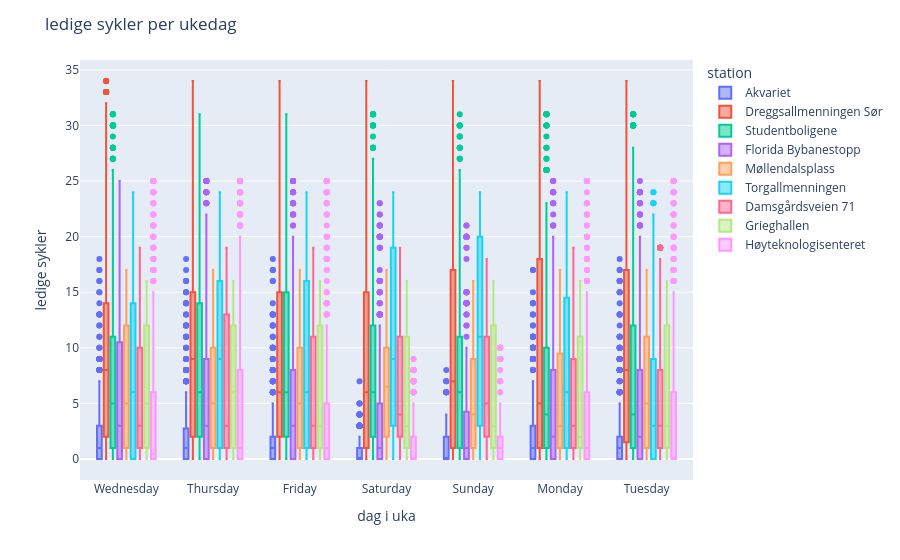

Notebook code cell kept with this figure:
### Code cell
# visualiserer ledige sykler per ukedag via boxplot
fig = px.box(merged_df, "day_of_week", "free_bikes", color="station")
fig.update_layout(title="ledige sykler per ukedag", xaxis_title="dag i uka",
                  yaxis_title="ledige sykler")
fig.show()

### Figure 1 — Plotly figure (JSON) as saved in the notebook; plotly's stock layout.template omitted (floating-point values rounded to 4 significant figures; data arrays with more than 128 entries replaced by an {"elided": "..."} marker saying what was removed)
{"data": [{"alignmentgroup": "True", "hovertemplate": "station=Akvariet<br>day_of_week=%{x}<br>free_bikes=%{y}<extra></extra>", "legendgroup": "Akvariet", "marker": {"color": "#636efa"}, "name": "Akvariet", "notched": false, "offsetgroup": "Akvariet", "orientation": "v", "showlegend": true, "type": "box", "x": {"elided": "4447 str values"}, "x0": " ", "xaxis": "x", "y": {"elided": "4447 int values"}, "y0": " ", "yaxis": "y"}, {"alignmentgroup": "True", "hovertemplate": "station=Dreggsallmenningen Sør<br>day_of_week=%{x}<br>free_bikes=%{y}<extra></extra>", "legendgroup": "Dreggsallmenningen Sør", "marker": {"color": "#EF553B"}, "name": "Dreggsallmenningen Sør", "notched": false, "offsetgroup": "Dreggsallmenningen Sør", "orientation": "v", "showlegend": true, "type": "box", "x": {"elided": "4448 str values"}, "x0": " ", "xaxis": "x", "y": {"elided": "4448 int values"}, "y0": " ", "yaxis": "y"}, {"alignmentgroup": "True", "hovertemplate": "station=Studentboligene<br>day_of_week=%{x}<br>free_bikes=%{y}<extra></extra>", "legendgroup": "Studentboligene", "marker": {"color": "#00cc96"}, "name": "Studentboligene", "notched": false, "offsetgroup": "Studentboligene", "orientation": "v", "showlegend": true, "type": "box", "x": {"elided": "4448 str values"}, "x0": " ", "xaxis": "x", "y": {"elided": "4448 int values"}, "y0": " ", "yaxis": "y"}, {"alignmentgroup": "True", "hovertemplate": "station=Florida Bybanestopp<br>day_of_week=%{x}<br>free_bikes=%{y}<extra></extra>", "legendgroup": "Florida Bybanestopp", "marker": {"color": "#ab63fa"}, "name": "Florida Bybanestopp", "notched": false, "offsetgroup": "Florida Bybanestopp", "orientation": "v", "showlegend": true, "type": "box", "x": {"elided": "4448 str values"}, "x0": " ", "xaxis": "x", "y": {"elided": "4448 int values"}, "y0": " ", "yaxis": "y"}, {"alignmentgroup": "True", "hovertemplate": "station=Møllendalsplass<br>day_of_week=%{x}<br>free_bikes=%{y}<extra></extra>", "legendgroup": "Møllendalsplass", "marker": {"color": "#FFA15A"}, "name": "Møllendalsplass", "notched": false, "offsetgroup": "Møllendalsplass", "orientation": "v", "showlegend": true, "type": "box", "x": {"elided": "4448 str values"}, "x0": " ", "xaxis": "x", "y": {"elided": "4448 int values"}, "y0": " ", "yaxis": "y"}, {"alignmentgroup": "True", "hovertemplate": "station=Torgallmenningen<br>day_of_week=%{x}<br>free_bikes=%{y}<extra></extra>", "legendgroup": "Torgallmenningen", "marker": {"color": "#19d3f3"}, "name": "Torgallmenningen", "notched": false, "offsetgroup": "Torgallmenningen", "orientation": "v", "showlegend": true, "type": "box", "x": {"elided": "4448 str values"}, "x0": " ", "xaxis": "x", "y": {"elided": "4448 int values"}, "y0": " ", "yaxis": "y"}, {"alignmentgroup": "True", "hovertemplate": "station=Damsgårdsveien 71<br>day_of_week=%{x}<br>free_bikes=%{y}<extra></extra>", "legendgroup": "Damsgårdsveien 71", "marker": {"color": "#FF6692"}, "name": "Damsgårdsveien 71", "notched": false, "offsetgroup": "Damsgårdsveien 71", "orientation": "v", "showlegend": true, "type": "box", "x": {"elided": "4447 str values"}, "x0": " ", "xaxis": "x", "y": {"elided": "4447 int values"}, "y0": " ", "yaxis": "y"}, {"alignmentgroup": "True", "hovertemplate": "station=Grieghallen<br>day_of_week=%{x}<br>free_bikes=%{y}<extra></extra>", "legendgroup": "Grieghallen", "marker": {"color": "#B6E880"}, "name": "Grieghallen", "notched": false, "offsetgroup": "Grieghallen", "orientation": "v", "showlegend": true, "type": "box", "x": {"elided": "4447 str values"}, "x0": " ", "xaxis": "x", "y": {"elided": "4447 int values"}, "y0": " ", "yaxis": "y"}, {"alignmentgroup": "True", "hovertemplate": "station=Høyteknologisenteret<br>day_of_week=%{x}<br>free_bikes=%{y}<extra></extra>", "legendgroup": "Høyteknologisenteret", "marker": {"color": "#FF97FF"}, "name": "Høyteknologisenteret", "notched": false, "offsetgroup": "Høyteknologisenteret", "orientation": "v", "showlegend": true, "type": "box", "x": {"elided": "4448 str values"}, "x0": " ", "xaxis": "x", "y": {"elided": "4448 int values"}, "y0": " ", "yaxis": "y"}], "layout": {"boxmode": "group", "legend": {"title": {"text": "station"}, "tracegroupgap": 0}, "margin": {"t": 60}, "title": {"text": "ledige sykler per ukedag"}, "xaxis": {"anchor": "y", "domain": [0, 1], "title": {"text": "dag i uka"}}, "yaxis": {"anchor": "x", "domain": [0, 1], "title": {"text": "ledige sykler"}}}}
